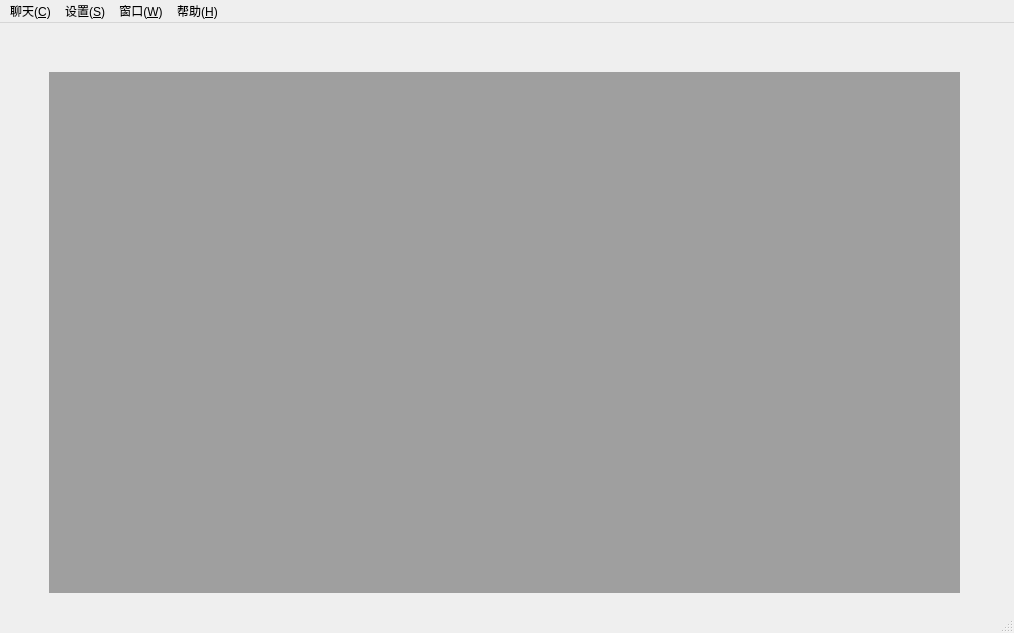
<?xml version="1.0" encoding="UTF-8"?>
<ui version="4.0">
 <class>MainWindow</class>
 <widget class="QMainWindow" name="MainWindow">
  <property name="geometry">
   <rect>
    <x>0</x>
    <y>0</y>
    <width>1014</width>
    <height>633</height>
   </rect>
  </property>
  <property name="windowTitle">
   <string>ChatGPT(Python超人)</string>
  </property>
  <widget class="QWidget" name="centralwidget">
   <widget class="QMdiArea" name="mdiArea">
    <property name="geometry">
     <rect>
      <x>49</x>
      <y>49</y>
      <width>911</width>
      <height>521</height>
     </rect>
    </property>
    <property name="frameShape">
     <enum>QFrame::NoFrame</enum>
    </property>
    <property name="frameShadow">
     <enum>QFrame::Plain</enum>
    </property>
    <property name="lineWidth">
     <number>1</number>
    </property>
   </widget>
   <widget class="QProgressBar" name="progressBar">
    <property name="geometry">
     <rect>
      <x>30</x>
      <y>590</y>
      <width>221</width>
      <height>41</height>
     </rect>
    </property>
    <property name="value">
     <number>24</number>
    </property>
   </widget>
  </widget>
  <widget class="QMenuBar" name="menubar">
   <property name="geometry">
    <rect>
     <x>0</x>
     <y>0</y>
     <width>1014</width>
     <height>26</height>
    </rect>
   </property>
   <widget class="QMenu" name="menu_chat">
    <property name="title">
     <string>聊天(&amp;C)</string>
    </property>
    <addaction name="action_new_chat"/>
    <addaction name="action_chatbots"/>
    <addaction name="separator"/>
    <addaction name="action_chat_history"/>
    <addaction name="action_recycle_bin"/>
    <addaction name="separator"/>
    <addaction name="action_exit"/>
   </widget>
   <widget class="QMenu" name="menu_settings">
    <property name="title">
     <string>设置(&amp;S)</string>
    </property>
    <addaction name="action_openai_setting"/>
    <addaction name="separator"/>
    <addaction name="action_roles"/>
    <addaction name="action_categories"/>
    <addaction name="action_function"/>
    <addaction name="action_tab_fun"/>
   </widget>
   <widget class="QMenu" name="menu_window">
    <property name="title">
     <string>窗口(&amp;W)</string>
    </property>
    <addaction name="action_win_min"/>
    <addaction name="action_win_max"/>
    <addaction name="action_win_cascade"/>
    <addaction name="action_win_tile"/>
    <addaction name="separator"/>
    <addaction name="action_close_all_win"/>
    <addaction name="action_close_others"/>
    <addaction name="action_close_deleted_win"/>
    <addaction name="separator"/>
   </widget>
   <widget class="QMenu" name="menu_help">
    <property name="title">
     <string>帮助(&amp;H)</string>
    </property>
    <widget class="QMenu" name="menu_prompt">
     <property name="title">
      <string>指令推荐</string>
     </property>
     <addaction name="separator"/>
    </widget>
    <addaction name="action_about"/>
    <addaction name="action_opensource"/>
    <addaction name="separator"/>
    <addaction name="menu_prompt"/>
   </widget>
   <addaction name="menu_chat"/>
   <addaction name="menu_settings"/>
   <addaction name="menu_window"/>
   <addaction name="menu_help"/>
  </widget>
  <widget class="QStatusBar" name="statusbar"/>
  <action name="action_new_chat">
   <property name="text">
    <string>新开聊天(&amp;N)</string>
   </property>
  </action>
  <action name="action_chat_history">
   <property name="text">
    <string>聊天历史(&amp;H)</string>
   </property>
  </action>
  <action name="action_exit">
   <property name="text">
    <string>退出(&amp;X)</string>
   </property>
  </action>
  <action name="action_openai_setting">
   <property name="text">
    <string>OpenAi</string>
   </property>
  </action>
  <action name="action_roles">
   <property name="text">
    <string>AI角色</string>
   </property>
  </action>
  <action name="action_proxy">
   <property name="text">
    <string>代理设置</string>
   </property>
  </action>
  <action name="action_win_min">
   <property name="text">
    <string>窗口最小化</string>
   </property>
  </action>
  <action name="action_win_max">
   <property name="text">
    <string>窗口最大化</string>
   </property>
  </action>
  <action name="action_win_tile">
   <property name="text">
    <string>窗口平铺排列</string>
   </property>
  </action>
  <action name="action_win_cascade">
   <property name="text">
    <string>窗口重叠排列</string>
   </property>
  </action>
  <action name="action_categories">
   <property name="text">
    <string>话题分类</string>
   </property>
  </action>
  <action name="action_recycle_bin">
   <property name="text">
    <string>聊天回收站</string>
   </property>
  </action>
  <action name="action_function">
   <property name="text">
    <string>按钮功能</string>
   </property>
  </action>
  <action name="action_chatbots">
   <property name="text">
    <string>机器人自聊</string>
   </property>
   <property name="iconText">
    <string>机器人自聊</string>
   </property>
   <property name="toolTip">
    <string>机器人自聊</string>
   </property>
  </action>
  <action name="action_close_all_win">
   <property name="text">
    <string>关闭所有的窗口</string>
   </property>
  </action>
  <action name="action_close_others">
   <property name="text">
    <string>关闭其他窗口</string>
   </property>
  </action>
  <action name="action_tab_fun">
   <property name="text">
    <string>页签功能</string>
   </property>
  </action>
  <action name="action_about">
   <property name="text">
    <string>最新动态</string>
   </property>
  </action>
  <action name="action_opensource">
   <property name="text">
    <string>开源地址</string>
   </property>
  </action>
  <action name="action_close_deleted_win">
   <property name="text">
    <string>关闭标题为删除的窗口</string>
   </property>
  </action>
 </widget>
 <resources/>
 <connections/>
</ui>
